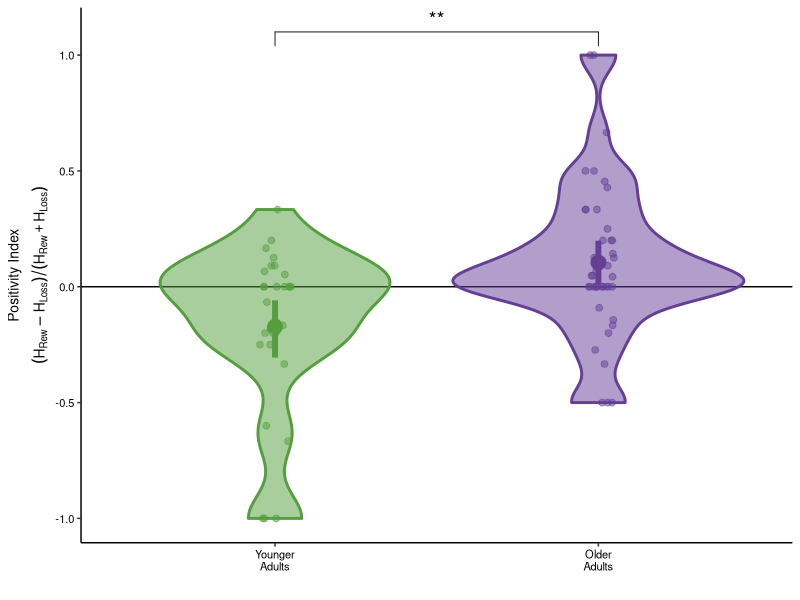
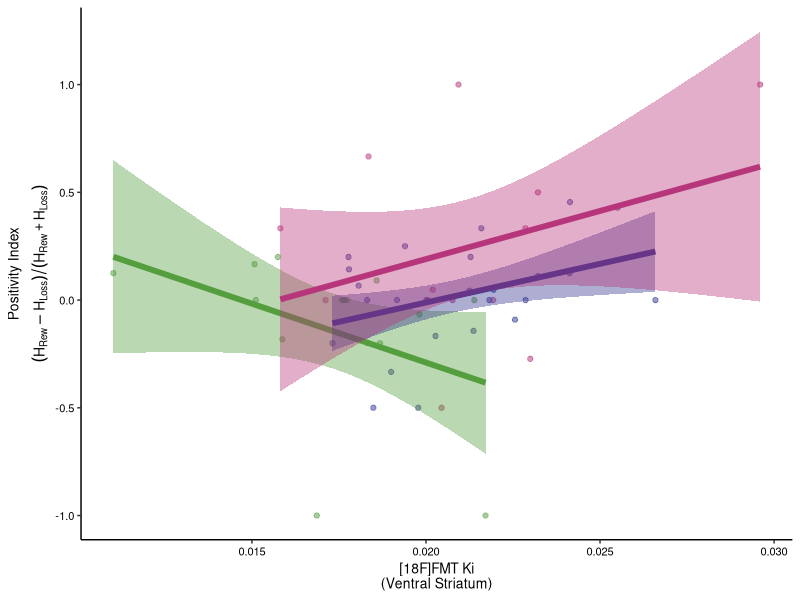
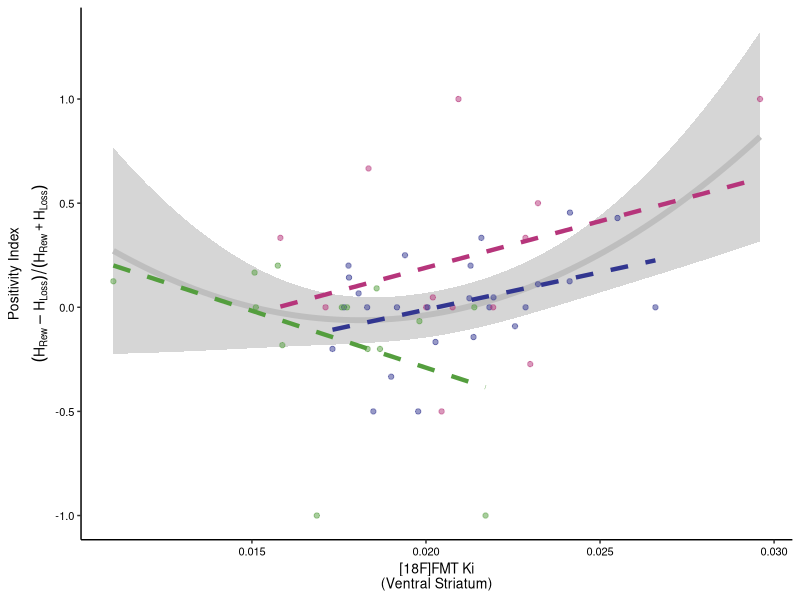
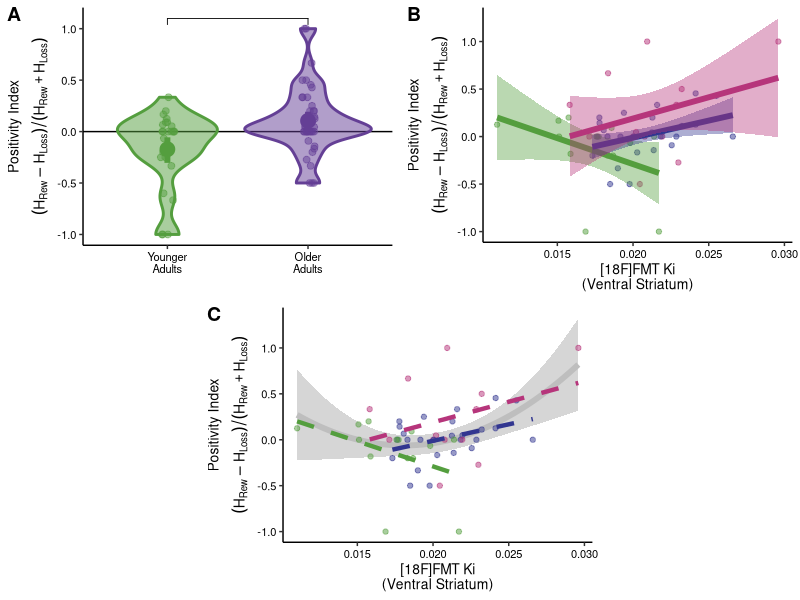
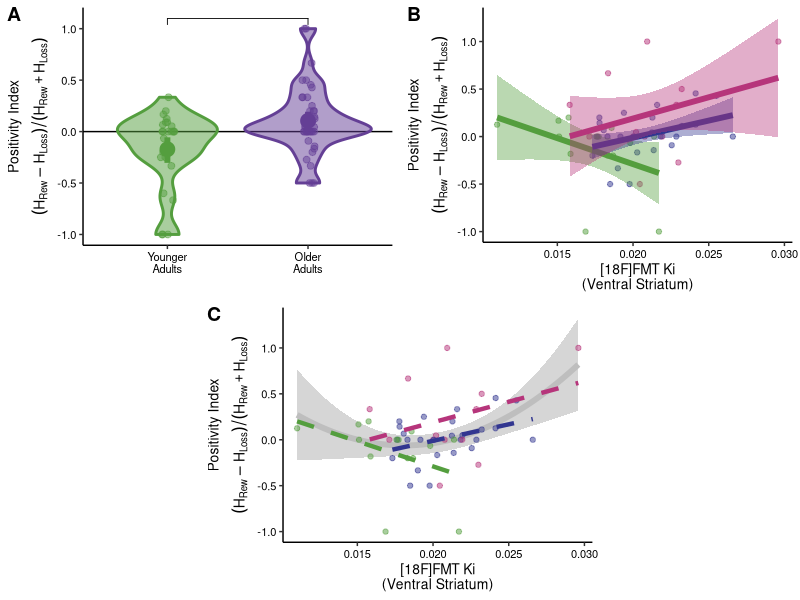

Recreate these plots in R, in order.
## ---- chunk 1
# Load Libraries
library(tidyverse) # v2.0.0
library(ggpubr) # v0.6.0
library(rstatix) # v0.7.2
library(lme4) # v1.1.32
library(lmerTest) # v3.1.3
library(lsmeans) #2.30.2

# Set colorscales
age_group_cscale <- scale_color_manual(values = c("#549e3e", "#643f95"))
age_group_fscale <- scale_fill_manual(values = c("#549e3e", "#643f95"))

jack_status_cscale <- scale_color_manual(values = c("#549e3e", "#323690", "#B6357B"))
jack_status_fscale <- scale_fill_manual(values = c("#549e3e", "#323690", "#B6357B"))

healthy_cscale <- scale_color_manual(values = c("#549e3e", "#323690"))
healthy_fscale <- scale_fill_manual(values = c("#549e3e", "#323690"))

npg_pal <- get_palette(palette = 'npg', 3)
npg_RL <- c(npg_pal[1], npg_pal[3])

# Read in data
data_A <- read_csv('data_fig4a.csv')
data_A$age_group <- factor(data_A$age_group, levels = c('Younger\nAdults',
                                                        'Older\nAdults'))
data_A$biomarker_group <- factor(data_A$biomarker_group, levels = c('Younger\nAdults',
                                                                    'Normal\nAging',
                                                                    'Preclinical\nAD'))
data_BC <- read_csv('data_fig4bc.csv')
data_BC$age_group <- factor(data_BC$age_group, levels = c('Younger\nAdults',
                                                        'Older\nAdults'))
data_BC$biomarker_group <- factor(data_BC$biomarker_group, levels = c('Younger\nAdults',
                                                                    'Normal\nAging',
                                                                    'Preclinical\nAD'))
## ---- chunk 2
# PANEL A: Positivity Effect
age_comparisons = list(c('Older\nAdults', 'Younger\nAdults'))
biomarker_group_comparisons <- list(c('Younger\nAdults', 'Normal\nAging'),
                                c('Younger\nAdults', 'Preclinical\nAD'))

figA <- data_A %>%
  ggplot(aes(x = age_group, y = pos_index, color=age_group, fill=age_group)) +
  geom_hline(yintercept = 0) +
  geom_violin(alpha = 0.5, linewidth = 1) +
  geom_jitter(alpha = 0.5, size = 2, position = position_jitterdodge(0.2)) +
  stat_summary(geom = 'pointrange', fun.data = 'mean_cl_boot', size = 1, linewidth = 2) +
  age_group_cscale +
  age_group_fscale +
  xlab('') +
  ylab(bquote(atop('Positivity Index', (H[Rew] - H[Loss])/(H[Rew] + H[Loss])))) +
  theme_classic() +
  stat_compare_means(comparisons = age_comparisons, 
                     label = 'p.signif', 
                     size = 5,
                     hide.ns = T) +
  theme(panel.background = element_blank(),
        axis.line = element_line(color = 'black'),
        legend.position = 'none', 
        axis.text.x = element_text(color = 'black', size = 8),
        axis.text.y = element_text(color = 'black', size = 8),
        axis.title.x = element_text(color = 'black', size = 10),
        axis.title.y = element_text(color = 'black', size = 10),
        legend.title = element_blank()
    
  )

figA
## ---- chunk 3
t_test(data_A, pos_index ~ age_group)

# PANEL C STATS MODELS:
mod <- lm(pos_index ~ biomarker_group, data = data_A)
summary(mod)

mod_learning <- lm(pos_index ~ biomarker_group + learning_RewVsLoss, 
                   data = data_A)
summary(mod_learning)  
## ---- chunk 4
figB <- data_BC %>%
  ggplot(aes(x = fmt_ki_vst, y = pos_index, group = biomarker_group,
             color = biomarker_group, fill = biomarker_group)) +
  geom_point(alpha = 0.5) +
  geom_smooth(method = 'lm', level = 0.9, linewidth = 2) +
  jack_status_cscale +
  jack_status_fscale +
  theme_classic() +
  xlab(bquote('[18F]FMT Ki\n(Ventral Striatum)')) +
  ylab(bquote(atop('Positivity Index', (H[Rew] - H[Loss])/(H[Rew] + H[Loss])))) +
  theme(panel.background = element_blank(),
      axis.line = element_line(color = 'black'),
      legend.position = 'none', 
      axis.text.x = element_text(color = 'black', size = 8),
      axis.text.y = element_text(color = 'black', size = 8),
      axis.title.x = element_text(color = 'black', size = 10),
      axis.title.y = element_text(color = 'black', size = 10),
      legend.title = element_blank())

figB
## ---- chunk 5
# Stats for Panel B

# Simplest model
lm1 <- lm(pos_index ~ fmt_ki_vst*biomarker_group, data = data_BC)
summary(lm1)

lm1 <- lm(pos_index ~ fmt_ki_vst*age_group, data = data_BC)
summary(lm1)
slopes <- lstrends(lm1, ~age_group, var = 'fmt_ki_vst')
summary(slopes)
pairs(slopes)
## ---- chunk 6
# Model accounting for learning accuracy
lm2 <- lm(pos_index ~ fmt_ki_vst*biomarker_group + learning_RewVsLoss,
          data = data_BC)
summary(lm2)

## ---- chunk 7
figC <- data_BC %>%
  ggplot(aes(x = fmt_ki_vst, y = pos_index)) +
  geom_smooth(method = 'lm', formula = y ~ x + I(x^2), linewidth = 2, color = 'gray') +
  geom_point(aes(color = biomarker_group, fill = biomarker_group), alpha = 0.5) +
  geom_smooth(method = 'lm', aes(color = biomarker_group), linewidth = 1.5, 
              linetype = 'dashed', se = F) +
  jack_status_cscale +
  jack_status_fscale +
  theme_classic() +
  xlab(bquote('[18F]FMT Ki\n(Ventral Striatum)')) +
  ylab(bquote(atop('Positivity Index', (H[Rew] - H[Loss])/(H[Rew] + H[Loss])))) +
  theme(panel.background = element_blank(),
      axis.line = element_line(color = 'black'),
      legend.position = 'none', 
      axis.text.x = element_text(color = 'black', size = 8),
      axis.text.y = element_text(color = 'black', size = 8),
      axis.title.x = element_text(color = 'black', size = 10),
      axis.title.y = element_text(color = 'black', size = 10),
      legend.title = element_blank())

figC
## ---- chunk 8
quad_all <- lm(pos_index ~ fmt_ki_vst + I(fmt_ki_vst^2), 
                   data = data_BC %>% filter(!is.na(fmt_ki_vst)))
summary(quad_all)
## ---- chunk 9
blank <- ggplot() + theme_void()

pos_fig <- ggarrange(
             ggarrange(figA, figB, blank, nrow = 1,
                       widths = c(1, 1, 0), labels = c('A', 'B', '')),
             ggarrange(blank, figC, blank, nrow = 1,
                       widths = c(0.5, 1, 0.5), labels = c('', 'C', '')),
            nrow = 2
)

ggsave(pos_fig, filename = 'fig4.pdf', width = 6, height = 6, units = 'in')
pos_fig
